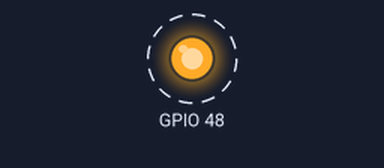
The sketch below on a simulated ESP32-S3. Parts: output pins drawn as LEDs (lit = HIGH). Dashed ring = blinking. What the sketch prints to the serial monitor is not drawn.

Above: at 0.5 s.
Timing chart, 0 to 4.6 s (numbered marks = the images above):
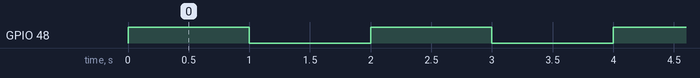

The sketch:

sketch_apr15a.ino
```cpp
#include <Arduino.h>

void setup() {
  Serial.begin(115200);
  pinMode(48, OUTPUT);
}

void loop() {
  Serial.println("ESP32-S3 Super Mini funcionando!");
  digitalWrite(48, HIGH);
  delay(1000);
  digitalWrite(48, LOW);
  delay(1000);
}
```

Measured:
- by itself, GPIO 48: alternates HIGH for 1.0 s and LOW for 1.0 s
